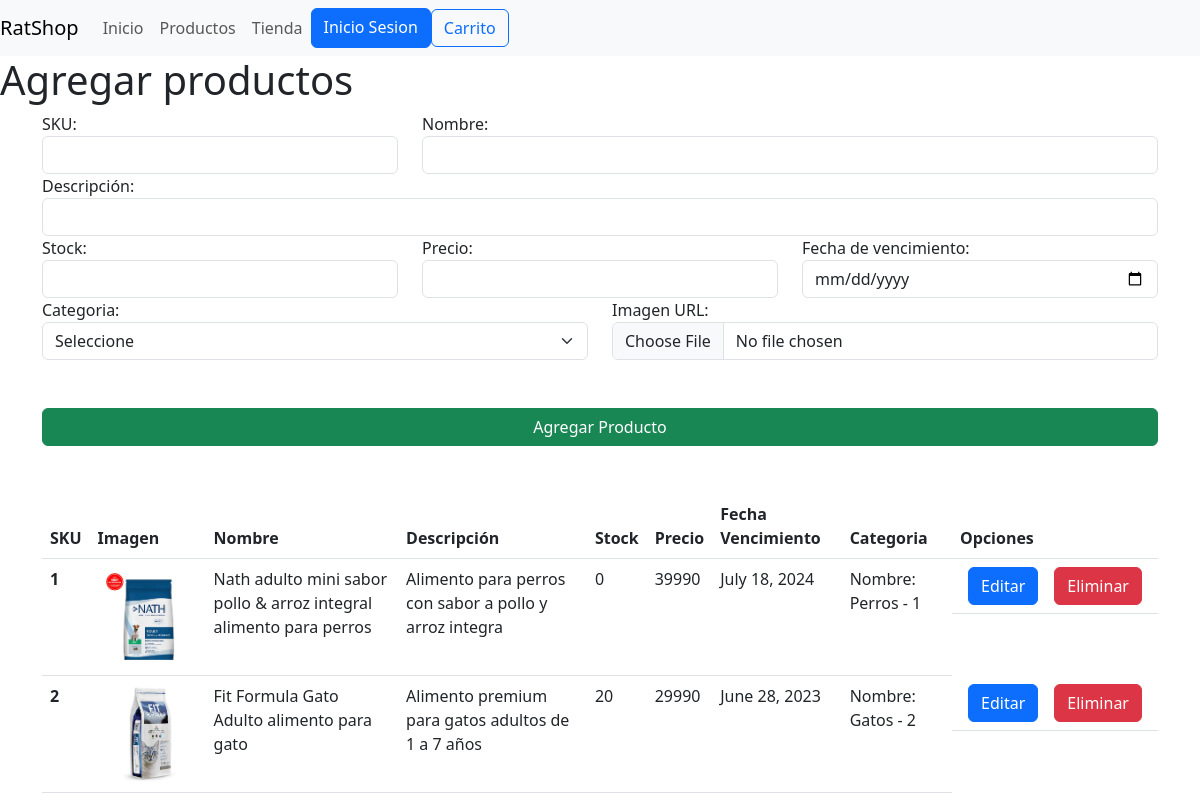
Screenshot of /agregarProducto with the database file from the repository.
### apps/Tienda/models.py (models this page shows, shortened)
class Producto(models.Model):
    sku = models.IntegerField(primary_key=True)
    nombre = models.CharField(max_length=100, null=False)
    descripcion = models.CharField(max_length=150,null=False)
    stock = models.IntegerField(null=False)
    precio = models.IntegerField(null=False)
    fecha_ingreso = models.DateField(auto_now_add=True)
    fecha_vencimiento = models.DateField(null=True,blank=True)
    categoria_id = models.ForeignKey(Categoria,on_delete=models.CASCADE)
    image_url = models.ImageField(upload_to="imagenesProductos")

class Categoria(models.Model):
    categoria_id = models.AutoField(primary_key=True)
    nombre = models.CharField(max_length=50, null=False)
    def __str__(self):
        txt = "Nombre: {0} - {1}"
        return txt.format(self.nombre,self.categoria_id)

### apps/Tienda/views.py (the view)
# urls.py: path('agregarProducto',views.cargarAgregarProducto),
def cargarAgregarProducto(request):
    productos = Producto.objects.all()
    categorias = Categoria.objects.all()
    return render(request,"agregarProducto.html",{"cate":categorias, "prod":productos})

### apps/Tienda/templates/agregarProducto.html (shortened to what this page needs)
{% extends './base.html' %}
{% load static %}
{% block body %}
    <h1>Agregar productos</h1>
    <div class="container">
        <form id="formularioAgregarProducto" action="/agregarProductoForm" method="POST" enctype="multipart/form-data"> {% csrf_token %}
            <div class="row">
                <div class="col-md-4">
                    <label for="txtSku">SKU:</label>
                    <input name="txtSku" id="txtSku" type="text" class="form-control">
                </div>
                <div class="col-md-8">
                    <label for="txtNombre">Nombre:</label>
                    <input name="txtNombre" id="txtNombre" type="text" class="form-control">
                </div>
                <div class="col-md-12">
                    <label for="txtDescripcion">Descripción:</label>
                    <input name="txtDescripcion" id="txtDescripcion" type="text" class="form-control">
                </div>
                <div class="col-md-4">
                    <label for="txtStock">Stock:</label>
                    <input name="txtStock" id="txtStock" type="text" class="form-control">
                </div>
                <div class="col-md-4">
                    <label for="txtPrecio">Precio:</label>
                    <input name="txtPrecio" id="txtPrecio" type="number" class="form-control">
                </div>
                <div class="col-md-4">
                    <label for="fechaVencimientoSel">Fecha de vencimiento:</label>
                    <input type="date" name="fechaVencimientoSel" id="fechaVencimientoSel" type="text" class="form-control">
                </div>
                <div class="col-md-6">
                    <label for="cmbCategoria">Categoria:</label>
                    <select name="cmbCategoria" id="cmbCategoria" class="form-select" aria-label="Default select example">
                        <option disabled selected>Seleccione</option>
                      </select>
                </div>
                <div class="col-md-6">
                    <label for="txtImg">Imagen URL:</label>
                    <input name="txtImg" id="txtImg" type="file" class="form-control">
                </div>
            </div>
            <button class="btn btn-success mt-5 w-100">Agregar Producto</button>
        </form>
    </div>
    <div class="container mt-5">
        <table class="table">
            <thead>
              <tr>
                <th scope="col">SKU</th>
                <th scope="col">Imagen</th>
                <th scope="col">Nombre</th>
                <th scope="col">Descripción</th>
                <th scope="col">Stock</th>
                <th scope="col">Precio</th>
                <th scope="col">Fecha Vencimiento</th>
                <th scope="col">Categoria</th>
                <th scope="col">Opciones</th>
              </tr>
            </thead>
            <tbody>
                {% for p in prod %}
              <tr>
                <th scope="row">{{p.sku}}</th>
                <td><img src="{{p.image_url.url}}" alt="" height="100"></td>
                <td>{{p.nombre}}</td>
                <td>{{p.descripcion}}</td>
                <td>{{p.stock}}</td>
                <td>{{p.precio}}</td>
                <td>{{p.fecha_vencimiento}}</td>
                <td>{{p.categoria_id}}</td>
                <td class="d-flex">
                    <a href="/editarProducto/{{p.sku}}" class="btn btn-primary mx-2">Editar</a>
                    <a href="/eliminarProducto/{{p.sku}}" class="btn btn-danger mx-2">Eliminar</a>
                </td>
              </tr>
                {% endfor %}
            </tbody>
          </table>
    </div>
{% endblock %}

### apps/Tienda/templates/base.html (shortened to what this page needs)
{% load static %}
<!DOCTYPE html>
<html lang="en">
<head>
    <link href="https://cdn.jsdelivr.net/npm/bootstrap@5.3.0/dist/css/bootstrap.min.css" rel="stylesheet">
</head>
<body>
    <header>
        <nav class="navbar navbar-expand-lg navbar-light bg-light" id="navbarDark">
            <a class="navbar-brand" href="/index">RatShop</a>
            <div class="collapse navbar-collapse" id="navbarNav">
                <ul class="navbar-nav">
                    <li class="nav-item active">
                        <a class="nav-link" href="/index">Inicio</a>
                    </li>
                    <li class="nav-item">
                        <a class="nav-link" href="/productoss">Productos</a>
                    </li>
                    <li class="nav-item">
                        <a class="nav-link" href="">Tienda</a>
                    </li>
                    <a class="btn btn-primary inicio-btn ml-auto" href="/iniciosesion" role="button">Inicio
                        Sesion</a>
                </ul>
                <form class="d-flex" role="search">{% csrf_token %}
                    <button id="btnCarrito" class="btn btn-outline-primary" type="submit">Carrito</button>
                  </form>
            </div>
        </nav>
    </header>
    {% block body %}
    {% endblock %}
</body>
</html>

### rows the page displays
Producto: sku "1", image_url (picture), nombre "Nath adulto mini sabor pollo & arroz integral alimento para perros", descripcion "Alimento para perros con sabor a pollo y arroz integra", stock "0", precio "39990", fecha_vencimiento "July 18, 2024", categoria_id "Nombre: Perros - 1"
Producto: sku "2", image_url (picture), nombre "Fit Formula Gato Adulto alimento para gato", descripcion "Alimento premium para gatos adultos de 1 a 7 años", stock "20", precio "29990", fecha_vencimiento "June 28, 2023", categoria_id "Nombre: Gatos - 2"
